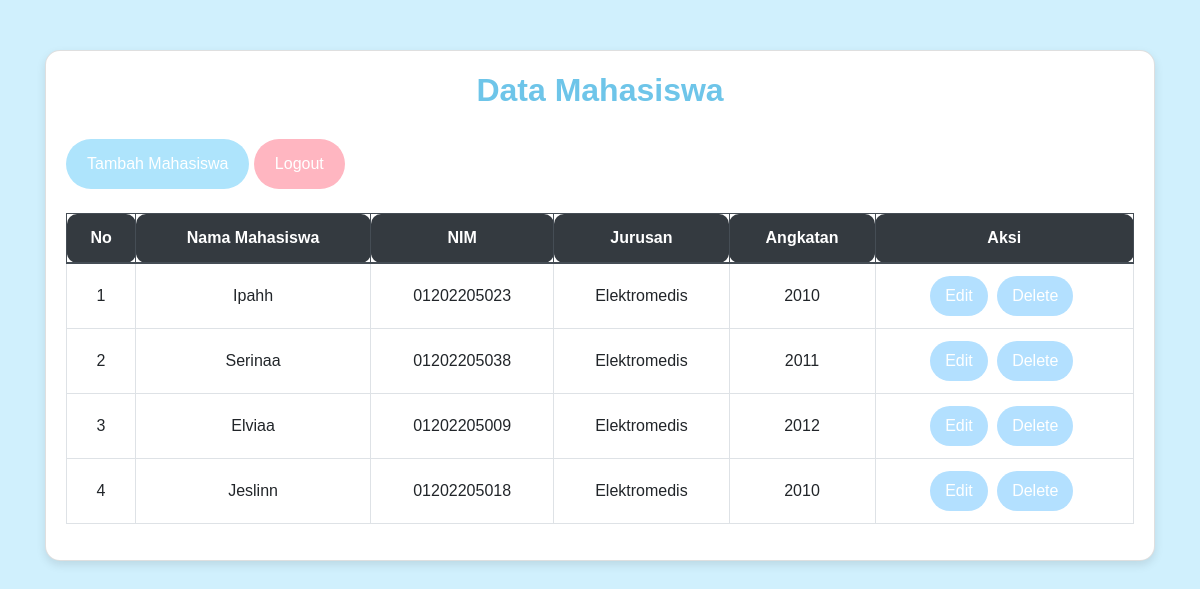
/index.php (signed in), run on the app's committed database.
### tables this page shows
CREATE TABLE `mahasiswa` (
  `id` int(11) NOT NULL,
  `nama_mahasiswa` varchar(100) NOT NULL,
  `nim` varchar(20) NOT NULL,
  `jurusan` varchar(50) NOT NULL,
  `angkatan` year(4) NOT NULL
);

### index.php (the view, shortened to what this page needs)
<?php
include_once("db_connect.php");
$query = "SELECT * FROM mahasiswa ORDER BY id DESC";
$result = mysqli_query($mysqli, $query);
?>
<!DOCTYPE html>
<html lang="en">
<head>
    <link href="https://stackpath.bootstrapcdn.com/bootstrap/4.5.2/css/bootstrap.min.css" rel="stylesheet">
</head>
<body>
<div class="container">
    <div class="card">
        <h1>Data Mahasiswa</h1>
        <div class="mb-4">
            <a href="add_mahasiswa.php" class="btn btn-custom btn-add">Tambah Mahasiswa</a>
            <a href="logout.php" class="btn btn-custom btn-logout">Logout</a>
        </div>
        <table class="table table-bordered table-hover">
            <thead class="thead-dark">
                <tr>
                    <th>No</th>
                    <th>Nama Mahasiswa</th>
                    <th>NIM</th>
                    <th>Jurusan</th>
                    <th>Angkatan</th>
                    <th>Aksi</th>
                </tr>
            </thead>
            <tbody>
                <?php
                $counter = 1;
                while ($row = mysqli_fetch_assoc($result)) {
                    echo "<tr>";
                    echo "<td>" . $counter . "</td>";
                    echo "<td>" . $row['nama_mahasiswa'] . "</td>";
                    echo "<td>" . $row['nim'] . "</td>";
                    echo "<td>" . $row['jurusan'] . "</td>";
                    echo "<td>" . $row['angkatan'] . "</td>";
                    echo "<td>
                            <a href='edit_mahasiswa.php?id=" . $row['id'] . "' class='btn btn-action'>Edit</a>
                            <a href='delete_mahasiswa.php?id=" . $row['id'] . "' class='btn btn-action'>Delete</a>
                          </td>";
                    echo "</tr>";
                    $counter++;
                }
                ?>
            </tbody>
        </table>
    </div>
</div>
</body>
</html>

### index.php (style rules this page uses)
body { background-color: #d0f0fd; font-family: 'Comic Sans MS', cursive, sans-serif; }
.container { margin-top: 50px; }
h1 { color: #6ec5e9; text-align: center; margin-bottom: 30px; font-size: 32px; font-weight: bold; }
.table th, .table td { text-align: center; vertical-align: middle; }
.btn-custom { border-radius: 25px; padding: 12px 20px; }
.btn-add { background-color: #aee4fc; color: #ffffff; }
.btn-logout { background-color: #ffb6c1; color: white; }
.btn-action { background-color: #b3e0ff; color: white; border: none; padding: 8px 15px; border-radius: 20px; margin-right: 5px; }
.card { border-radius: 15px; padding: 20px; box-shadow: 0 4px 10px rgba(0, 0, 0, 0.1); background-color: #ffffff; }
.thead-dark th { background-color: #b3e0ff; color: #ffffff; }
.table td, .table th { border-radius: 10px; }

### data on the page
mahasiswa: nama_mahasiswa "Ipahh", nim "01202205023", jurusan "Elektromedis", angkatan "2010"
mahasiswa: nama_mahasiswa "Serinaa", nim "01202205038", jurusan "Elektromedis", angkatan "2011"
mahasiswa: nama_mahasiswa "Elviaa", nim "01202205009", jurusan "Elektromedis", angkatan "2012"
mahasiswa: nama_mahasiswa "Jeslinn", nim "01202205018", jurusan "Elektromedis", angkatan "2010"
